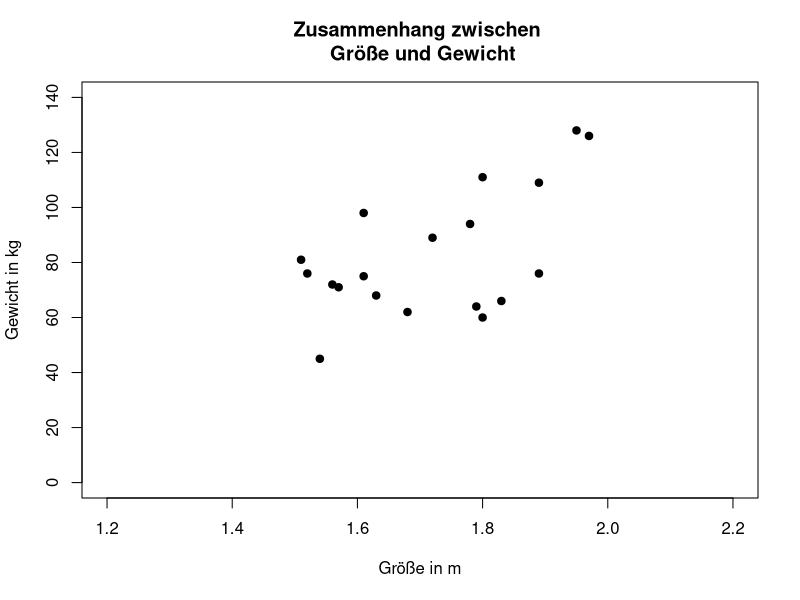
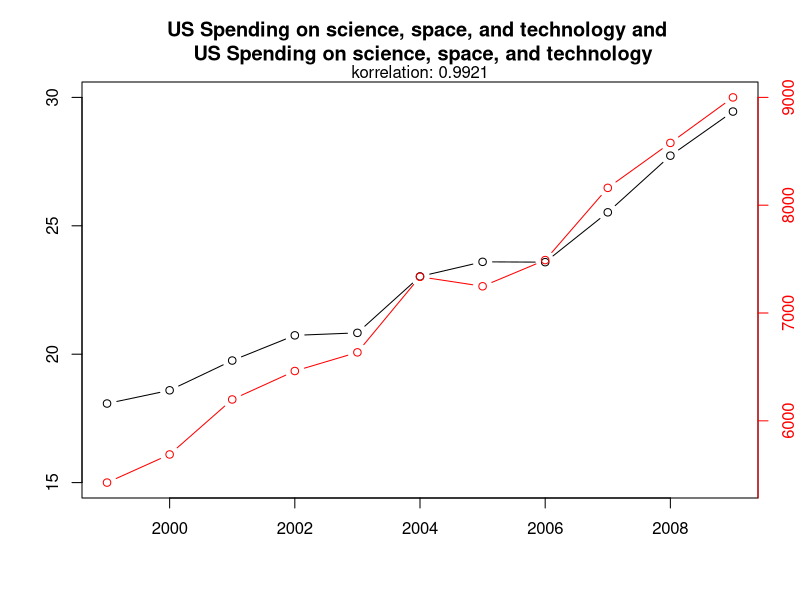

The R source for these figures, in order:
## ---- chunk 1
library(knitr)
library(fGarch)
knitr::opts_chunk$set(echo = TRUE, cache=TRUE, size="scriptsize", 
                      fig.align = "center")
def.chunk.hook  <- knitr::knit_hooks$get("chunk")
knitr::knit_hooks$set(chunk = function(x, options) {
  x <- def.chunk.hook(x, options)
  ifelse(options$size != "normalsize", paste0("\n \\", options$size,"\n\n", x, "\n\n \\normalsize"), x)
})

## ---- chunk 2
height <- c(1.63,1.51,1.56,1.95,1.8,1.79,1.78,1.68,1.89,1.61,1.89,1.97,1.61,
            1.57,1.83,1.8,1.72,1.52,1.54)
weight <- c(68,81,72,128,60,64,94,62,109,75,76,126,98,71,66,111,89,76,45)

hw <- data.frame(height, weight)
kable(hw, col.names=c("Größe (m)","Gewicht (kg)"))

## ---- chunk 3
plot(x=height, y=weight, pch=19, main="Zusammenhang zwischen \n Größe und Gewicht",
     ylab="Gewicht in kg", xlab="Größe in m", ylim=c(0, 140), xlim=c(1.2, 2.2))
## ---- chunk 4
# Suicides by hangig, strangulation and suffocation (count)
x <-c(5427, 5688, 6198, 6462, 6635, 7336, 7248, 7491, 8161, 8578, 9000)
# US Spending on science, space, and technology (bn dollars)
y <- c(18.079, 18.594, 19.753, 20.734, 20.831, 23.029, 23.597, 23.584, 25.525, 27.731, 29.449)
# Time
t <- 1999:2009
plot(t,y, ylim=c(15,30), type="b", ylab="", xlab="", 
     main="US Spending on science, space, and technology and \n US Spending on science, space, and technology")
mtext(paste("korrelation:",signif(cor(x,y),digits=4)))
par(new=T)
plot(t, x, type = "b", axes = FALSE, bty = "n", xlab = "", ylab = "", col="red")
axis(side=4, at = pretty(range(x)), col="red", col.axis="red")
